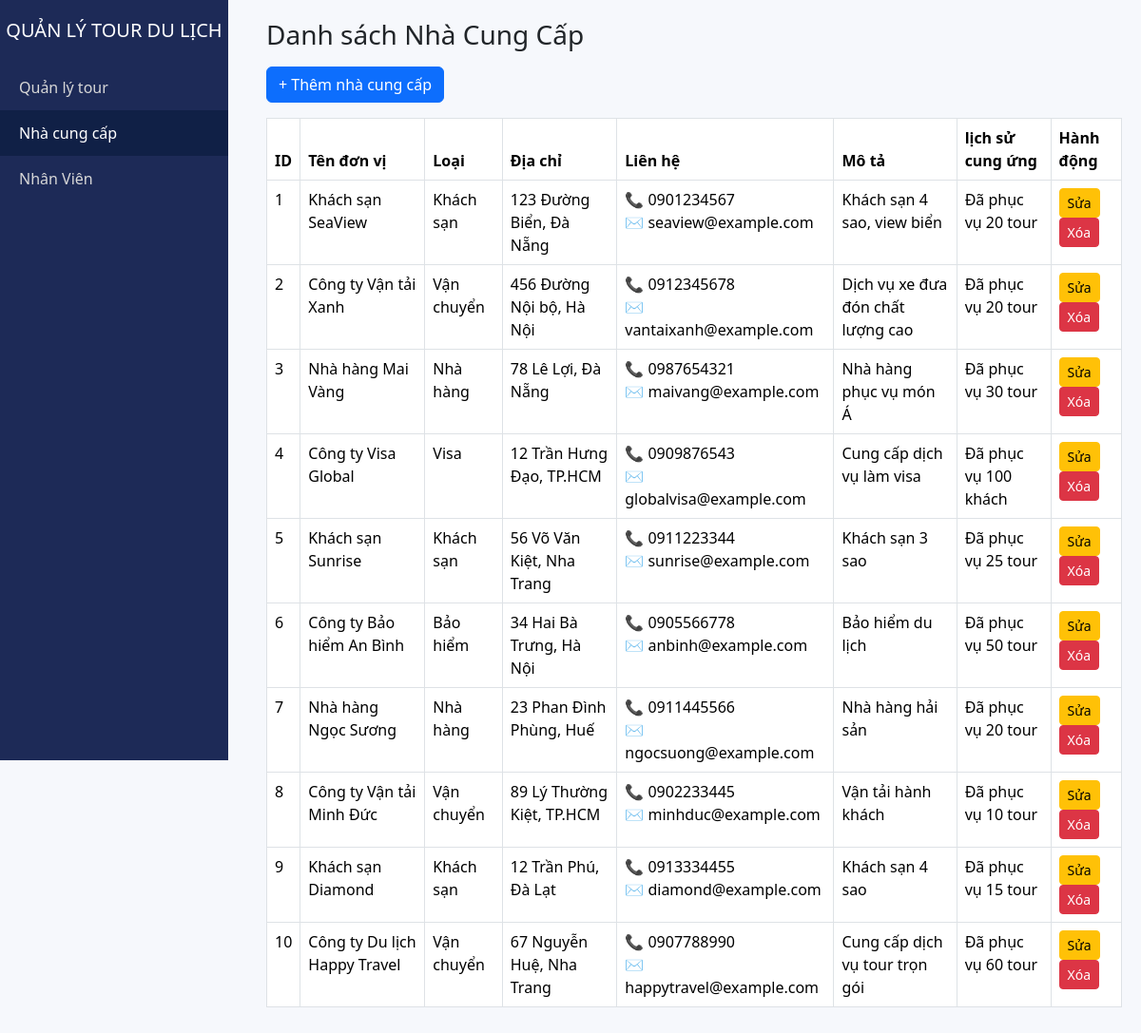
Screenshot of /base/index.php?action=supplierIndex with the database file from the repository.
### tables this page shows
CREATE TABLE `partners` (
  `id` int NOT NULL,
  `name` varchar(255) NOT NULL,
  `type_id` int DEFAULT NULL,
  `address` varchar(255) DEFAULT NULL,
  `phone` varchar(50) DEFAULT NULL,
  `email` varchar(100) DEFAULT NULL,
  `description` text,
  `capacity` int DEFAULT NULL,
  `service_history` varchar(255) DEFAULT NULL,
  `created_at` datetime DEFAULT CURRENT_TIMESTAMP
);

CREATE TABLE `partner_types` (
  `id` int NOT NULL,
  `name` varchar(100) NOT NULL
);

### base/controllers/SupplierController.php (called while the page is built, shortened)
<?php
require_once __DIR__ . "/../models/SupplierModel.php";
class SupplierController
{
    private $sup;
    public function __construct()
    {
        $this->sup = new SupplierModel();
    }
    public function index()
    {
        $suppliers = $this->sup->getAll();
        $active = "ncc";
        include __DIR__ . "/../views/supplier/index.php";
        $content = ob_get_clean();
        include __DIR__ . "/../views/main.php";
    }
}

### base/index.php (called while the page is built, shortened)
<?php
require_once './routes/index.php';

### base/models/BaseModel.php (called while the page is built, shortened)
<?php
class BaseModel
{
    protected $pdo;
    public function __construct()
    {
        $dsn = sprintf(
            'mysql:host=%s;port=%s;dbname=%s;charset=utf8',
            DB_HOST,
            DB_PORT,
            DB_NAME
        );
        try {
            $this->pdo = new PDO($dsn, DB_USERNAME, DB_PASSWORD, DB_OPTIONS);
        } catch (PDOException $e) {
            die("Lỗi kết nối CSDL: " . $e->getMessage());
        }
    }
    public function queryAll($sql, $params = [])
    {
        $stmt = $this->pdo->prepare($sql);
        $stmt->execute($params);
        return $stmt->fetchAll(PDO::FETCH_ASSOC);
    }
}

### base/models/SupplierModel.php (called while the page is built, shortened)
<?php
class SupplierModel extends BaseModel
{
    public function getAll()
    {
        $sql = "
            SELECT s.*, t.name AS type_name
            FROM partners s
            LEFT JOIN partner_types t ON s.type_id = t.id
            ORDER BY s.id ASC
        ";
        return $this->queryAll($sql);
    }
}

### base/views/supplier/index.php (the view)
<h3 class="mb-3">Danh sách Nhà Cung Cấp</h3>
<a href="index.php?action=supplierAdd" class="btn btn-primary mb-3">+ Thêm nhà cung cấp</a>
<table class="table table-bordered bg-white table-hover">
    <thead>
        <tr>
            <th>ID</th>
            <th>Tên đơn vị</th>
            <th>Loại</th>
            <th>Địa chỉ</th>
            <th>Liên hệ</th>
            <th>Mô tả</th>
            <th>lịch sử cung ứng</th>
            <th>Hành động</th>
        </tr>
    </thead>
    <tbody>
        <?php foreach ($suppliers as $s): ?>
        <tr>
            <td><?= $s['id'] ?></td>
            <td><?= $s['name'] ?></td>
            <td><?= $s['type_name'] ?></td>
            <td><?= $s['address'] ?></td>
            <td>
                📞 <?= $s['phone'] ?><br>
                ✉️ <?= $s['email'] ?>
            </td>
            <td><?= $s['description'] ?></td>
            <td><?= $s['service_history'] ?></td>
            <td>
                <a href="index.php?action=supplierEdit&id=<?= $s['id'] ?>" class="btn btn-warning btn-sm">
                    Sửa
                </a>
                <a onclick="return confirm('Xóa nhà cung cấp này?')"
                   href="index.php?action=supplierDelete&id=<?= $s['id'] ?>"
                   class="btn btn-danger btn-sm">
                   Xóa
                </a>
            </td>
        </tr>
        <?php endforeach; ?>
    </tbody>
</table>

### base/routes/index.php (shortened to what this page needs)
<?php
$action = $_GET['action'] ?? '/';
switch ($action) {
    case "supplierIndex":
        require_once "controllers/SupplierController.php";
        (new SupplierController())->index();
        break;
}

### base/views/main.php (shortened to what this page needs)
<!DOCTYPE html>
<html lang="vi">
<head>
    <link href="https://cdn.jsdelivr.net/npm/bootstrap@5.3.2/dist/css/bootstrap.min.css" rel="stylesheet">
</head>
<body>
<div class="sidebar">
    <h5 class="text-center mb-4">QUẢN LÝ TOUR DU LỊCH</h5>
    <nav class="nav flex-column">
        <a class="nav-link <?= ($active ?? '') == 'tour' ? 'active' : '' ?>"
           href="index.php?action=listTours">Quản lý tour</a>
        <a class="nav-link <?= ($active ?? '') == 'ncc' ? 'active' : '' ?>"
           href="index.php?action=supplierIndex">Nhà cung cấp</a>
        <a class="nav-link <?= ($active ?? '') == 'hdv' ? 'active' : '' ?>"
           href="index.php?action=hdvIndex">Nhân Viên</a>
    </nav>
</div>
<div class="content">
    <?= $content ?? "" ?>
</div>
</body>
</html>

### base/views/main.php (style rules this page uses)
body { background: #f6f8fc; }
.sidebar { width: 240px; height: 100vh; position: fixed; left: 0; top: 0; background: #1d2a57; color: #fff; padding-top: 20px; }
.sidebar .nav-link { color: #d7d7d7; padding: 12px 20px; }
.sidebar .nav-link.active, .sidebar .nav-link:hover { background: #102046; color: #fff; }
.content { margin-left: 260px; padding: 20px; }
.table thead { background: #eef1f7; }

### rows the page displays
partners: id "1", name "Khách sạn SeaView", type.name "Khách sạn", address "123 Đường Biển, Đà Nẵng", phone "0901234567", email "seaview@example.com", description "Khách sạn 4 sao, view biển", service_history "Đã phục vụ 20 tour"
partners: id "2", name "Công ty Vận tải Xanh", type.name "Vận chuyển", address "456 Đường Nội bộ, Hà Nội", phone "0912345678", email "vantaixanh@example.com", description "Dịch vụ xe đưa đón chất lượng cao", service_history "Đã phục vụ 20 tour"
partners: id "3", name "Nhà hàng Mai Vàng", type.name "Nhà hàng", address "78 Lê Lợi, Đà Nẵng", phone "0987654321", email "maivang@example.com", description "Nhà hàng phục vụ món Á", service_history "Đã phục vụ 30 tour"
partners: id "4", name "Công ty Visa Global", type.name "Visa", address "12 Trần Hưng Đạo, TP.HCM", phone "0909876543", email "globalvisa@example.com", description "Cung cấp dịch vụ làm visa", service_history "Đã phục vụ 100 khách"
partners: id "5", name "Khách sạn Sunrise", type.name "Khách sạn", address "56 Võ Văn Kiệt, Nha Trang", phone "0911223344", email "sunrise@example.com", description "Khách sạn 3 sao", service_history "Đã phục vụ 25 tour"
partners: id "6", name "Công ty Bảo hiểm An Bình", type.name "Bảo hiểm", address "34 Hai Bà Trưng, Hà Nội", phone "0905566778", email "anbinh@example.com", description "Bảo hiểm du lịch", service_history "Đã phục vụ 50 tour"
partners: id "7", name "Nhà hàng Ngọc Sương", type.name "Nhà hàng", address "23 Phan Đình Phùng, Huế", phone "0911445566", email "ngocsuong@example.com", description "Nhà hàng hải sản", service_history "Đã phục vụ 20 tour"
partners: id "8", name "Công ty Vận tải Minh Đức", type.name "Vận chuyển", address "89 Lý Thường Kiệt, TP.HCM", phone "0902233445", email "minhduc@example.com", description "Vận tải hành khách", service_history "Đã phục vụ 10 tour"
partners: id "9", name "Khách sạn Diamond", type.name "Khách sạn", address "12 Trần Phú, Đà Lạt", phone "0913334455", email "diamond@example.com", description "Khách sạn 4 sao", service_history "Đã phục vụ 15 tour"
partners: id "10", name "Công ty Du lịch Happy Travel", type.name "Vận chuyển", address "67 Nguyễn Huệ, Nha Trang", phone "0907788990", email "happytravel@example.com", description "Cung cấp dịch vụ tour trọn gói", service_history "Đã phục vụ 60 tour"
